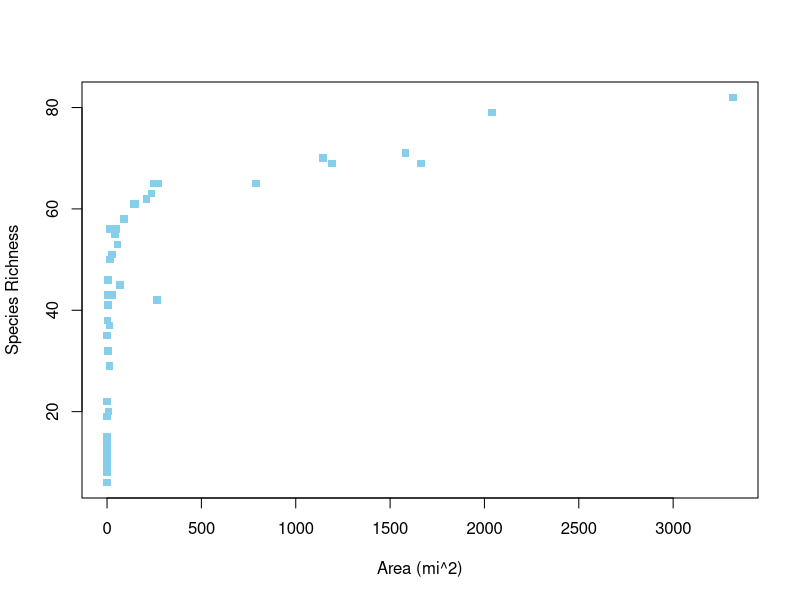
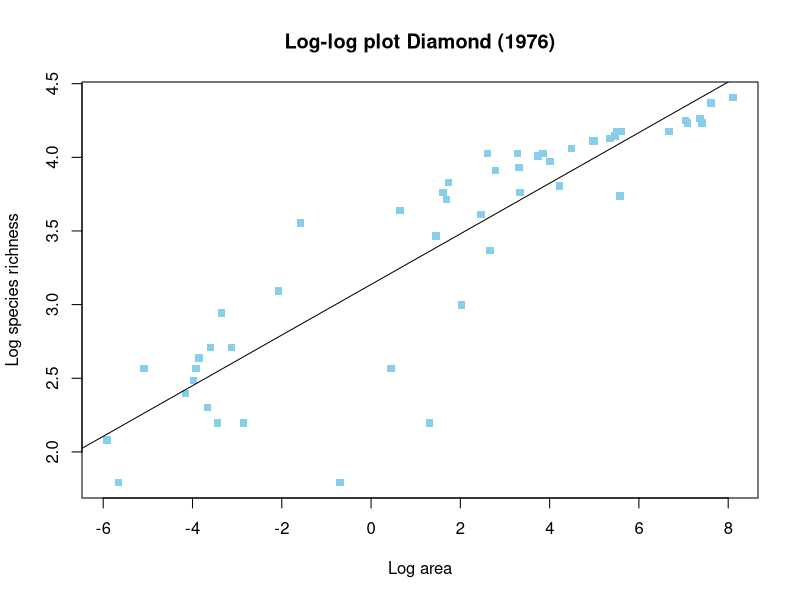

These figures' R source, in order:
## ---- chunk 1
knitr::opts_chunk$set(echo = TRUE)
## ---- chunk 2
#setwd("~/Downloads/species-area")
data <- read.csv("Diamond1976_Table1.csv",header=T,sep=",")
## ---- chunk 3
## Start by taking a look at the Diamond (1976) data 
head(data) # reads the first few rows of the dataset 
summary(data) # gives a summary (mean, max, min, etc.) of each column in the dataset
median(data$S_low) # $ is 'string';  Data String S_low
max(data$S_low)
sd(data$S_low)

# Make the first species-area curve
Area <- data$A_mi2
Slow <- data$S_low
plot(Area, Slow, xlab = "Area (mi^2)",
     ylab = "Species Richness",
     pch = 15, cex = 1, col = "skyblue")

# Take the logarithm of the data
data$logS_low = log(data$S_low)
data$logS_mt = log(data$S_mt)
data$logA = log(data$A_mi2)

# Log plot
plot(data$logA, data$logS_low, xlab = "Log area",
     ylab = "Log species richness", main = "Log-log plot Diamond (1976)",
     pch = 15, cex = 1, col = "skyblue")
fit <- lm(data$logS_low ~ data$logA) # tilda is "explained by"
abline(fit)
summary(fit)
fit$coefficients
## ---- chunk 4

## ---- chunk 5

